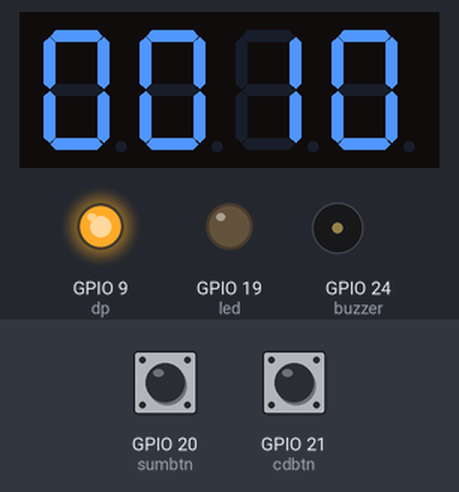
A program run on a simulated Raspberry Pi (BCM pin numbers). Parts: 4-digit seven-segment display, output pins drawn as LEDs (lit = HIGH), buzzer (waves = sounding, pin HIGH). The inputs (shaded band) are chosen by the test bench; at power-on: GPIO 20 (sumbtn) HIGH, GPIO 21 (cdbtn) HIGH. The segment pins are drawn as the display they are named for; the clock reads 2024-03-15 10:24:30 at power-on unless the program sets it; pins used as bus, display or sensor lines are not drawn.

Above: at 1.2 s.
1.3 s: GPIO 20 (sumbtn) pulled LOW for 0.15 s
At 1.9 s:
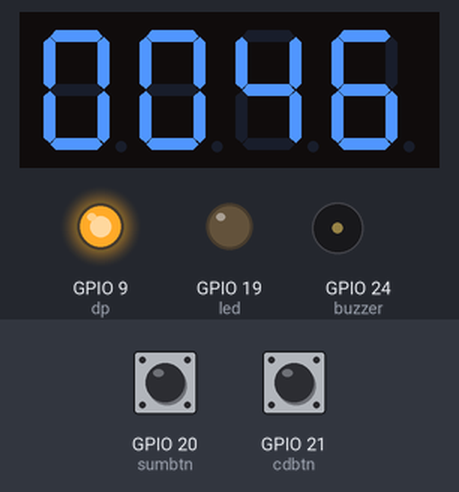
2.9 s: GPIO 21 (cdbtn) pulled LOW for 0.15 s
At 5.2 s:
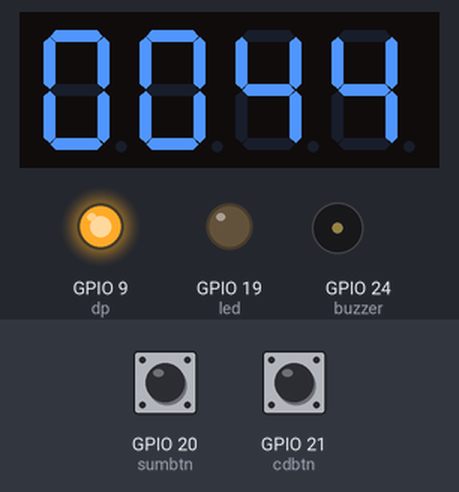
Timing chart, 0 to 6.7 s (numbered marks = the images above; inputs shaded):
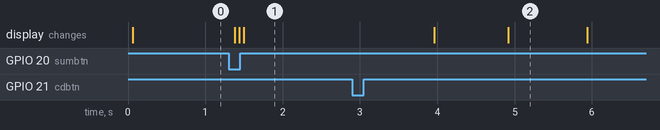

The program:

task.py
```python
import RPi.GPIO as GPIO
import time

SEGMENT_PINS=[2,3,4,5,6,7,8] #4digits를 사용하기 위한 핀 번호
dp=9 #decimal 핀 번호
buzzer=24 #부저 핀 번호
sumbtn=20 #시간을 설정해 주는 버튼 핀 번호
cdbtn=21 #시작 버튼 핀 번호
DIGIT_PINS=[10,11,12,13] #4digits D1, D2, D3, D4 핀 번호
flag=0 #정상적인 프로그램 종료를 위한 플래그
led=19 #led

GPIO.setmode(GPIO.BCM)
melody=[262,294,330,349,392,440,494,523]
note = [4,4,5,5,4,4,2,4,4,2,2,1,4,4,5,5,4,4,2,4,2,1,2,0] #악보
GPIO.setup(dp, GPIO.OUT)
GPIO.setup(led, GPIO.OUT)
GPIO.output(led,0)
GPIO.setup(buzzer, GPIO.OUT)
GPIO.setup(cdbtn, GPIO.IN, pull_up_down=GPIO.PUD_UP)
GPIO.setup(sumbtn, GPIO.IN, pull_up_down=GPIO.PUD_UP)
pwm=GPIO.PWM(buzzer,1)
GPIO.output(dp,1)
for segment in SEGMENT_PINS:
    GPIO.setup(segment, GPIO.OUT)
    GPIO.output(segment, GPIO.LOW)
for digit in DIGIT_PINS: #HIGH > OFF, LOW > ON
    GPIO.setup(digit, GPIO.OUT)
    GPIO.output(digit, GPIO.HIGH)
data = [[1, 1, 1, 1, 1, 1, 0],  # 0
        [0, 1, 1, 0, 0, 0, 0],  # 1
        [1, 1, 0, 1, 1, 0, 1],  # 2
        [1, 1, 1, 1, 0, 0, 1],  # 3
        [0, 1, 1, 0, 0, 1, 1],  # 4
        [1, 0, 1, 1, 0, 1, 1],  # 5
        [1, 0, 1, 1, 1, 1, 1],  # 6
        [1, 1, 1, 0, 0, 0, 0],  # 7
        [1, 1, 1, 1, 1, 1, 1],  # 8
        [1, 1, 1, 0, 0, 1, 1]]  # 9
def dp(digit, number): #자릿수, 숫자
    for i in range(4):
        if i+1==digit :
            GPIO.output(DIGIT_PINS[i], GPIO.LOW)
        else :
            GPIO.output(DIGIT_PINS[i], GPIO.HIGH)
    for i in range(7):
        GPIO.output(SEGMENT_PINS[i], data[number][i])
    time.sleep(0.001)
def play():
    pwm.start(50)
    for i in note:
        pwm.ChangeFrequency(melody[i])
        time.sleep(0.3)
    pwm.ChangeDutyCycle(0)
    pwm.stop()
def display(x):
    #a=int(x/1000)
    #b=int(x%1000/100)
    #c=int(x%100/10)
    #d=int(x%10)
    d=x%10
    c=x%60/10
    b=x/60%10
    a=x/600
    dp(1, int(a))
    dp(2, int(b))
    dp(3, int(c))
    dp(4, int(d))

try:
    cnt=10
    while True:
        display(cnt)
        if GPIO.input(sumbtn)==0:
            cnt=cnt+1

        if GPIO.input(cdbtn)==0:
            start=time.time()
            while True:

                display(cnt)
                if(time.time()-start>0.99):
                    cnt=cnt-1
                    start=time.time()
                if cnt==0:
                    display(0)
                    GPIO.output(led,1)
                    play()
                    flag=1
                    break
        if flag==1:
            break
finally:
    GPIO.cleanup()
    print('by')

        
```

Measured:
- after the input at 1.3 s, the display: first changes after 0.08 s (image 1 shows a later state)
- after the input at 2.9 s, the display: first changes after 1.1 s (image 2 shows a later state)
